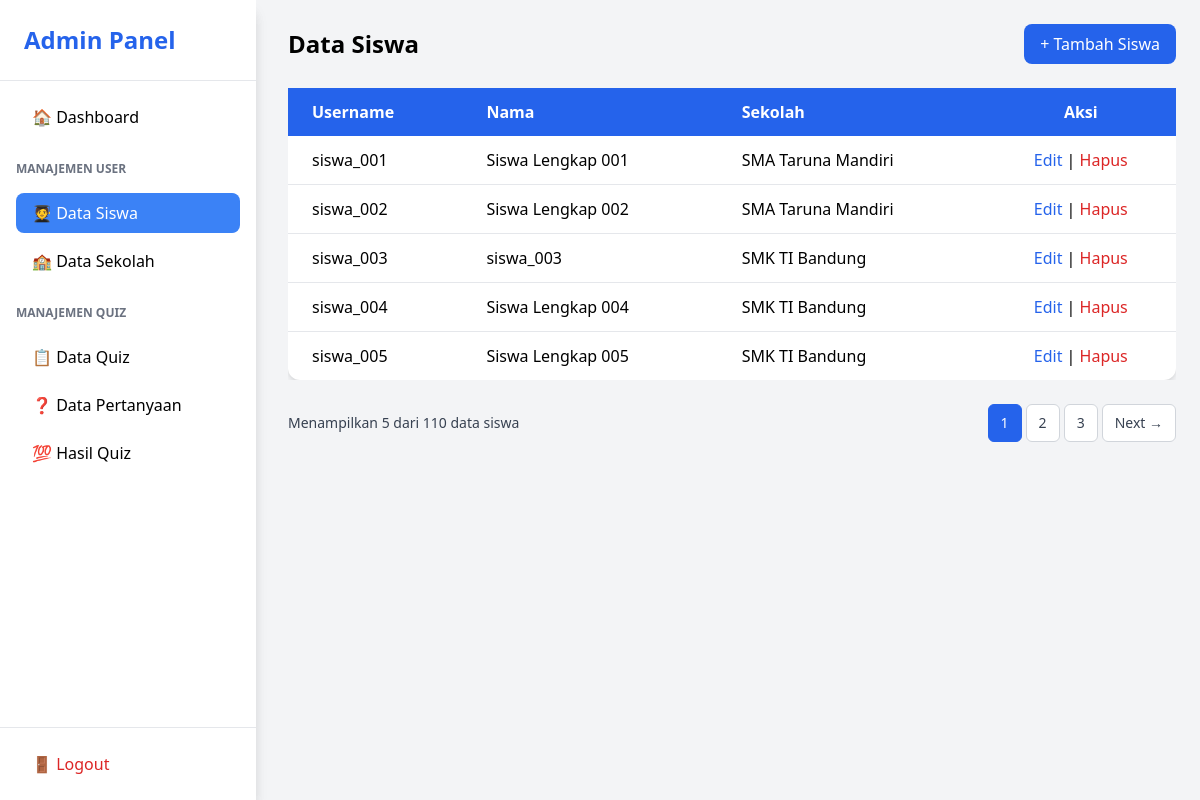
The app's page /?action=siswaAdmin (signed in) with its own data.
### tables this page shows
CREATE TABLE `siswa` (
  `id_siswa` int NOT NULL AUTO_INCREMENT,
  `username` varchar(50) NOT NULL,
  `nama` varchar(150) NOT NULL,
  `password` varchar(255) NOT NULL,
  `sekolah_id` int DEFAULT NULL,
  `avatar` varchar(100) DEFAULT NULL,
  PRIMARY KEY (`id_siswa`),
  UNIQUE KEY `username` (`username`),
  KEY `sekolah_id` (`sekolah_id`),
  CONSTRAINT `siswa_ibfk_1` FOREIGN KEY (`sekolah_id`) REFERENCES `sekolah` (`id_sekolah`)
);

CREATE TABLE `sekolah` (
  `id_sekolah` int NOT NULL AUTO_INCREMENT,
  `nama_sekolah` varchar(100) NOT NULL,
  PRIMARY KEY (`id_sekolah`)
);

### controller/admin/siswaController.php (called while the page is built, shortened)
<?php
include "config/koneksi.php";
include "model/admin/siswaModel.php";
function index(){
    $limit = 5;
    $page = isset($_GET['page']) ? (int)$_GET['page'] : 1;
    $offset = ($page - 1) * $limit;
    $data = getSiswaWithPagination($limit, $offset);
    $totalData = getTotalSiswa();
    $totalPages = ceil($totalData / $limit);
    $pagination = [
        'currentPage' => $page,
        'totalPages' => $totalPages,
        'totalData' => $totalData,
        'limit' => $limit
    ];
    include "view/admin/siswa.php";
}

### index.php (called while the page is built, shortened)
<?php
$method = $_GET['method'] ?? 'index';
$method();

### model/admin/siswaModel.php (called while the page is built, shortened)
<?php
function getSiswaWithPagination($limit, $offset) {
    global $conn;
    $query = mysqli_query($conn, "SELECT s.id_siswa, s.username, s.nama, s.sekolah_id, sh.id_sekolah, sh.nama_sekolah FROM siswa AS s INNER JOIN sekolah AS sh ON s.sekolah_id = sh.id_sekolah LIMIT $limit OFFSET $offset");
    $data = mysqli_fetch_all($query, MYSQLI_ASSOC);
    return $data;
}
function getTotalSiswa() {
    global $conn;
    $query = mysqli_query($conn, "SELECT COUNT(*) as total FROM siswa");
    $result = mysqli_fetch_assoc($query);
    return $result['total'];
}

### view/admin/siswa.php (the view, shortened to what this page needs)
<!DOCTYPE html>
<html lang="id">
<head>
    <script src="https://cdn.tailwindcss.com"></script>
</head>
<body class="bg-gray-100">
<div class="min-h-screen flex">
    <div class="w-64 bg-white shadow-lg fixed top-0 left-0 h-full">
        <?php include 'component/sidebar.php'; ?>
    </div>
    <main class="flex-1 pl-72 p-6">
        <div class="flex justify-between items-center mb-6">
            <h1 class="text-2xl font-bold">Data Siswa</h1>
            <a href="?action=siswaAdmin&method=create" class="bg-blue-600 text-white px-4 py-2 rounded-lg hover:bg-blue-700">
                + Tambah Siswa
            </a>
        </div>
        <div class="overflow-x-auto">
            <table class="min-w-full bg-white rounded-xl shadow-md">
                <thead class="bg-blue-600 text-white">
                    <tr>
                        <th class="py-3 px-6 text-left">Username</th>
                        <th class="py-3 px-6 text-left">Nama</th>
                        <th class="py-3 px-6 text-left">Sekolah</th>
                        <th class="py-3 px-6 text-center">Aksi</th>
                    </tr>
                </thead>
                <tbody class="divide-y divide-gray-200">
                    <?php foreach ($data as $row): ?>
                    <tr class="hover:bg-gray-100">
                        <td class="py-3 px-6"><?= $row['username']; ?></td>
                        <td class="py-3 px-6"><?= $row['nama']; ?></td>
                        <td class="py-3 px-6"><?= $row['nama_sekolah']; ?></td>
                        <td class="py-3 px-6 text-center">
                            <a href="?action=siswaAdmin&method=edit&id=<?= $row['id_siswa']; ?>" class="text-blue-600">Edit</a> |
                            <a onclick="return confirm('Yakin ingin menghapus siswa ini?');" href="?action=siswaAdmin&method=delete&id=<?= $row['id_siswa']; ?>"class="text-red-600">Hapus</a>
                        </td>
                    </tr>
                    <?php endforeach; ?>
                </tbody>
            </table>
        </div>
        <?php if ($pagination['totalPages'] > 1): ?>
        <div class="mt-6 flex justify-between items-center">
            <div class="text-sm text-gray-700">
                Menampilkan <?= count($data) ?> dari <?= $pagination['totalData'] ?> data siswa
            </div>
            <div class="flex space-x-1">
                <?php
                $startPage = max(1, $pagination['currentPage'] - 2);
                $endPage = min($pagination['totalPages'], $pagination['currentPage'] + 2);
                for ($i = $startPage; $i <= $endPage; $i++):
                ?>
                    <a href="?action=siswaAdmin&page=<?= $i ?>"
                       class="px-3 py-2 text-sm border rounded-md <?= $i == $pagination['currentPage'] ? 'bg-blue-600 text-white border-blue-600' : 'bg-white border-gray-300 text-gray-700 hover:bg-gray-50' ?>">
                        <?= $i ?>
                    </a>
                <?php endfor; ?>
                <?php if ($pagination['currentPage'] < $pagination['totalPages']): ?>
                    <a href="?action=siswaAdmin&page=<?= $pagination['currentPage'] + 1 ?>"
                       class="px-3 py-2 text-sm bg-white border border-gray-300 text-gray-700 hover:bg-gray-50 rounded-md">
                        Next →
                    </a>
                <?php endif; ?>
            </div>
        </div>
        <?php endif; ?>
    </main>
</div>
</body>
</html>

### records on screen
siswa: username "siswa_001", nama "Siswa Lengkap 001", sekolah.nama_sekolah "SMA Taruna Mandiri"
siswa: username "siswa_002", nama "Siswa Lengkap 002", sekolah.nama_sekolah "SMA Taruna Mandiri"
siswa: username "siswa_003", nama "siswa_003", sekolah.nama_sekolah "SMK TI Bandung"
siswa: username "siswa_004", nama "Siswa Lengkap 004", sekolah.nama_sekolah "SMK TI Bandung"
siswa: username "siswa_005", nama "Siswa Lengkap 005", sekolah.nama_sekolah "SMK TI Bandung"

### other values on screen
count($data) "5"
$pagination['totalData'] "110"
